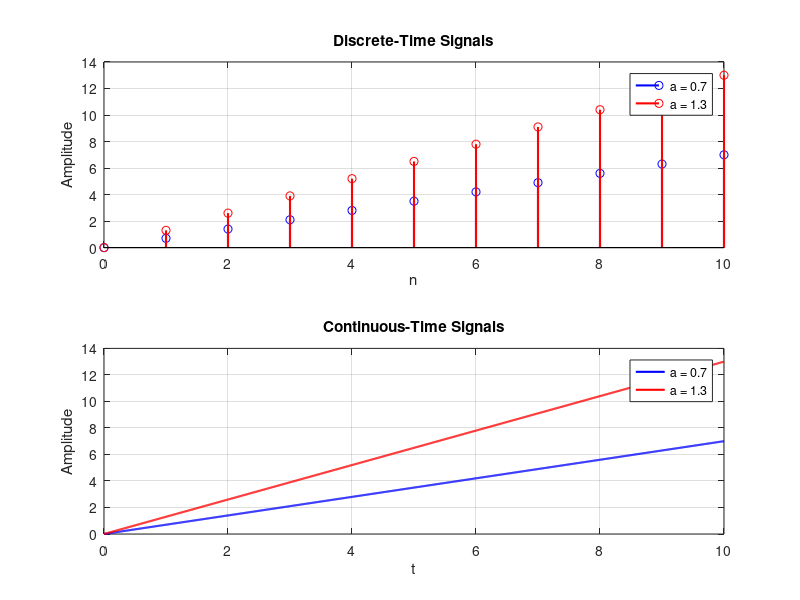

MATLAB code to generate this figure:
% Parameters
a_values = [0.7, 1.3];  % Different values of a
n = 0:10;  % Range of n

% Generate discrete-time signals
x_discrete_0_7 = a_values(1) * n;
x_discrete_1_3 = a_values(2) * n;

% Continuous-time versions
% For a = 0.7
t_continuous_0_7 = linspace(0, 10, 1000);
x_continuous_0_7 = a_values(1) * t_continuous_0_7;

% For a = 1.3
t_continuous_1_3 = linspace(0, 10, 1000);
x_continuous_1_3 = a_values(2) * t_continuous_1_3;

% Plot
figure;
% Plot discrete-time signals
subplot(2, 1, 1);
stem(n, x_discrete_0_7, 'b', 'LineWidth', 1.5);
hold on;
stem(n, x_discrete_1_3, 'r', 'LineWidth', 1.5);
xlabel('n');
ylabel('Amplitude');
title('Discrete-Time Signals');
legend('a = 0.7', 'a = 1.3');
grid on;

% Plot continuous-time signals
subplot(2, 1, 2);
plot(t_continuous_0_7, x_continuous_0_7, 'b', 'LineWidth', 1.5);
hold on;
plot(t_continuous_1_3, x_continuous_1_3, 'r', 'LineWidth', 1.5);
xlabel('t');
ylabel('Amplitude');
title('Continuous-Time Signals');
legend('a = 0.7', 'a = 1.3');
grid on;
